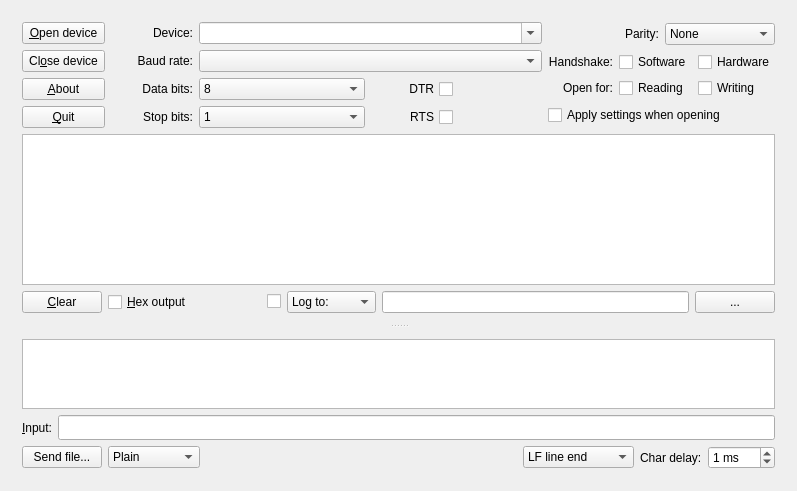
<?xml version="1.0" encoding="UTF-8"?>
<ui version="4.0">
 <class>mikroComDlg</class>
 <widget class="QWidget" name="mikroComDlg">
  <property name="geometry">
   <rect>
    <x>0</x>
    <y>0</y>
    <width>797</width>
    <height>491</height>
   </rect>
  </property>
  <property name="windowTitle">
   <string>mikroCom</string>
  </property>
  <property name="windowIcon">
   <iconset>
    <normaloff>mikro_50.png</normaloff>mikro_50.png</iconset>
  </property>
  <layout class="QVBoxLayout">
   <item>
    <widget class="QSplitter" name="splitter2">
     <property name="orientation">
      <enum>Qt::Vertical</enum>
     </property>
     <widget class="QFrame" name="frame3">
      <property name="sizePolicy">
       <sizepolicy hsizetype="Preferred" vsizetype="Preferred">
        <horstretch>0</horstretch>
        <verstretch>2</verstretch>
       </sizepolicy>
      </property>
      <property name="frameShape">
       <enum>QFrame::NoFrame</enum>
      </property>
      <property name="frameShadow">
       <enum>QFrame::Plain</enum>
      </property>
      <layout class="QVBoxLayout">
       <item>
        <layout class="QGridLayout" rowstretch="0,0,0,0" columnstretch="0,0,0,0,0,0,0">
         <item row="2" column="0">
          <widget class="QPushButton" name="m_aboutPb">
           <property name="text">
            <string>&amp;About</string>
           </property>
           <property name="shortcut">
            <string>Alt+A</string>
           </property>
          </widget>
         </item>
         <item row="0" column="0">
          <widget class="QPushButton" name="m_connectPb">
           <property name="toolTip">
            <string/>
           </property>
           <property name="text">
            <string>&amp;Open device</string>
           </property>
           <property name="shortcut">
            <string>Alt+O</string>
           </property>
          </widget>
         </item>
         <item row="2" column="1">
          <widget class="QLabel" name="textLabel3">
           <property name="text">
            <string>Data bits:</string>
           </property>
           <property name="alignment">
            <set>Qt::AlignRight|Qt::AlignTrailing|Qt::AlignVCenter</set>
           </property>
           <property name="wordWrap">
            <bool>false</bool>
           </property>
           <property name="buddy">
            <cstring>m_dataBitsCb</cstring>
           </property>
          </widget>
         </item>
         <item row="1" column="0">
          <widget class="QPushButton" name="m_closePb">
           <property name="text">
            <string>Cl&amp;ose device</string>
           </property>
           <property name="shortcut">
            <string>Alt+O</string>
           </property>
          </widget>
         </item>
         <item row="2" column="2" colspan="2">
          <widget class="QComboBox" name="m_dataBitsCb">
           <property name="currentIndex">
            <number>3</number>
           </property>
           <property name="frame">
            <bool>true</bool>
           </property>
           <item>
            <property name="text">
             <string>5</string>
            </property>
           </item>
           <item>
            <property name="text">
             <string>6</string>
            </property>
           </item>
           <item>
            <property name="text">
             <string>7</string>
            </property>
           </item>
           <item>
            <property name="text">
             <string>8</string>
            </property>
           </item>
          </widget>
         </item>
         <item row="1" column="1">
          <widget class="QLabel" name="textLabel2">
           <property name="text">
            <string>Baud rate:</string>
           </property>
           <property name="alignment">
            <set>Qt::AlignRight|Qt::AlignTrailing|Qt::AlignVCenter</set>
           </property>
           <property name="wordWrap">
            <bool>false</bool>
           </property>
           <property name="buddy">
            <cstring>m_baudCb</cstring>
           </property>
          </widget>
         </item>
         <item row="3" column="0">
          <widget class="QPushButton" name="m_quitPb">
           <property name="text">
            <string>&amp;Quit</string>
           </property>
           <property name="shortcut">
            <string>Alt+Q</string>
           </property>
          </widget>
         </item>
         <item row="0" column="6" rowspan="4">
          <layout class="QVBoxLayout">
           <item>
            <layout class="QHBoxLayout">
             <item>
              <widget class="QLabel" name="textLabel4">
               <property name="layoutDirection">
                <enum>Qt::LeftToRight</enum>
               </property>
               <property name="text">
                <string>Parity:</string>
               </property>
               <property name="alignment">
                <set>Qt::AlignRight|Qt::AlignTrailing|Qt::AlignVCenter</set>
               </property>
               <property name="wordWrap">
                <bool>false</bool>
               </property>
               <property name="buddy">
                <cstring>m_parityCb</cstring>
               </property>
              </widget>
             </item>
             <item>
              <widget class="QComboBox" name="m_parityCb">
               <item>
                <property name="text">
                 <string>None</string>
                </property>
               </item>
               <item>
                <property name="text">
                 <string>Odd</string>
                </property>
               </item>
               <item>
                <property name="text">
                 <string>Even</string>
                </property>
               </item>
               <item>
                <property name="text">
                 <string>Mark</string>
                </property>
               </item>
               <item>
                <property name="text">
                 <string>Space</string>
                </property>
               </item>
              </widget>
             </item>
            </layout>
           </item>
           <item>
            <layout class="QGridLayout">
             <item row="0" column="2">
              <widget class="QCheckBox" name="m_hardwareCb">
               <property name="toolTip">
                <string>Enable Hardware Handshake</string>
               </property>
               <property name="text">
                <string>Hardware</string>
               </property>
              </widget>
             </item>
             <item row="0" column="1">
              <widget class="QCheckBox" name="m_softwareCb">
               <property name="toolTip">
                <string>Enable Software Handshake (XON/XOFF)</string>
               </property>
               <property name="text">
                <string>Software</string>
               </property>
              </widget>
             </item>
             <item row="1" column="2">
              <widget class="QCheckBox" name="m_writeCb">
               <property name="toolTip">
                <string>Usually you want to use read and write</string>
               </property>
               <property name="text">
                <string>Writing</string>
               </property>
              </widget>
             </item>
             <item row="1" column="1">
              <widget class="QCheckBox" name="m_readCb">
               <property name="toolTip">
                <string>Usually you want to use read and write</string>
               </property>
               <property name="text">
                <string>Reading</string>
               </property>
              </widget>
             </item>
             <item row="1" column="0">
              <widget class="QLabel" name="textLabel1_3">
               <property name="text">
                <string>Open for:</string>
               </property>
               <property name="alignment">
                <set>Qt::AlignRight|Qt::AlignTrailing|Qt::AlignVCenter</set>
               </property>
               <property name="wordWrap">
                <bool>false</bool>
               </property>
               <property name="buddy">
                <cstring>m_readCb</cstring>
               </property>
              </widget>
             </item>
             <item row="0" column="0">
              <widget class="QLabel" name="textLabel2_2">
               <property name="text">
                <string>Handshake:</string>
               </property>
               <property name="alignment">
                <set>Qt::AlignRight|Qt::AlignTrailing|Qt::AlignVCenter</set>
               </property>
               <property name="wordWrap">
                <bool>false</bool>
               </property>
               <property name="buddy">
                <cstring>m_softwareCb</cstring>
               </property>
              </widget>
             </item>
            </layout>
           </item>
           <item>
            <widget class="QCheckBox" name="m_applyCb">
             <property name="text">
              <string>Apply settings when opening</string>
             </property>
            </widget>
           </item>
          </layout>
         </item>
         <item row="3" column="4">
          <widget class="QCheckBox" name="m_RTS">
           <property name="layoutDirection">
            <enum>Qt::RightToLeft</enum>
           </property>
           <property name="autoFillBackground">
            <bool>false</bool>
           </property>
           <property name="text">
            <string>RTS</string>
           </property>
          </widget>
         </item>
         <item row="3" column="1">
          <widget class="QLabel" name="textLabel5">
           <property name="text">
            <string>Stop bits:</string>
           </property>
           <property name="alignment">
            <set>Qt::AlignRight|Qt::AlignTrailing|Qt::AlignVCenter</set>
           </property>
           <property name="wordWrap">
            <bool>false</bool>
           </property>
           <property name="buddy">
            <cstring>m_stopCb</cstring>
           </property>
          </widget>
         </item>
         <item row="0" column="2" colspan="4">
          <widget class="QComboBox" name="m_deviceCb">
           <property name="editable">
            <bool>true</bool>
           </property>
          </widget>
         </item>
         <item row="1" column="2" colspan="4">
          <widget class="QComboBox" name="m_baudCb">
           <property name="currentIndex">
            <number>-1</number>
           </property>
          </widget>
         </item>
         <item row="0" column="1">
          <widget class="QLabel" name="textLabel1">
           <property name="text">
            <string>Device:</string>
           </property>
           <property name="alignment">
            <set>Qt::AlignRight|Qt::AlignTrailing|Qt::AlignVCenter</set>
           </property>
           <property name="wordWrap">
            <bool>false</bool>
           </property>
           <property name="buddy">
            <cstring>m_deviceCb</cstring>
           </property>
          </widget>
         </item>
         <item row="2" column="4">
          <widget class="QCheckBox" name="m_DTR">
           <property name="layoutDirection">
            <enum>Qt::RightToLeft</enum>
           </property>
           <property name="text">
            <string>DTR</string>
           </property>
          </widget>
         </item>
         <item row="3" column="2" colspan="2">
          <widget class="QComboBox" name="m_stopCb">
           <item>
            <property name="text">
             <string>1</string>
            </property>
           </item>
           <item>
            <property name="text">
             <string>2</string>
            </property>
           </item>
          </widget>
         </item>
        </layout>
       </item>
       <item>
        <widget class="QTextBrowser" name="m_outputView">
         <property name="font">
          <font>
           <family>Bitstream Vera Sans Mono</family>
           <pointsize>10</pointsize>
           <weight>50</weight>
           <bold>false</bold>
          </font>
         </property>
        </widget>
       </item>
       <item>
        <layout class="QHBoxLayout">
         <item>
          <widget class="QPushButton" name="m_clearOutputPb">
           <property name="toolTip">
            <string>Clear the output window</string>
           </property>
           <property name="text">
            <string>&amp;Clear</string>
           </property>
           <property name="shortcut">
            <string>Alt+C</string>
           </property>
          </widget>
         </item>
         <item>
          <widget class="QCheckBox" name="m_hexOutputCb">
           <property name="sizePolicy">
            <sizepolicy hsizetype="Minimum" vsizetype="Fixed">
             <horstretch>1</horstretch>
             <verstretch>0</verstretch>
            </sizepolicy>
           </property>
           <property name="toolTip">
            <string>Show the output in hexadecimal format</string>
           </property>
           <property name="text">
            <string>&amp;Hex output</string>
           </property>
           <property name="shortcut">
            <string>Alt+H</string>
           </property>
          </widget>
         </item>
         <item>
          <widget class="QCheckBox" name="m_enableLoggingCb">
           <property name="toolTip">
            <string>Enable logging the data to a file. Chose &quot;Append to&quot; to append instead overwrite to an existing file.</string>
           </property>
           <property name="text">
            <string/>
           </property>
          </widget>
         </item>
         <item>
          <widget class="QComboBox" name="m_logAppendCb">
           <property name="toolTip">
            <string>Enable logging the data to a file. Chose &quot;Append to&quot; to append instead overwrite to an existing file.</string>
           </property>
           <item>
            <property name="text">
             <string>Log to:</string>
            </property>
           </item>
           <item>
            <property name="text">
             <string>Append to:</string>
            </property>
           </item>
          </widget>
         </item>
         <item>
          <widget class="QLineEdit" name="m_logFileLe">
           <property name="sizePolicy">
            <sizepolicy hsizetype="Expanding" vsizetype="Fixed">
             <horstretch>2</horstretch>
             <verstretch>0</verstretch>
            </sizepolicy>
           </property>
           <property name="toolTip">
            <string>The logfile</string>
           </property>
          </widget>
         </item>
         <item>
          <widget class="QPushButton" name="m_logFileFileDialog">
           <property name="toolTip">
            <string>Open file dialog</string>
           </property>
           <property name="text">
            <string>...</string>
           </property>
          </widget>
         </item>
        </layout>
       </item>
      </layout>
     </widget>
     <widget class="QFrame" name="frame4">
      <property name="sizePolicy">
       <sizepolicy hsizetype="Preferred" vsizetype="Preferred">
        <horstretch>0</horstretch>
        <verstretch>1</verstretch>
       </sizepolicy>
      </property>
      <property name="frameShape">
       <enum>QFrame::NoFrame</enum>
      </property>
      <property name="frameShadow">
       <enum>QFrame::Plain</enum>
      </property>
      <layout class="QVBoxLayout">
       <item>
        <widget class="QListWidget" name="m_oldCmdsLb">
         <property name="font">
          <font>
           <family>Bitstream Vera Sans Mono</family>
           <pointsize>10</pointsize>
           <weight>50</weight>
           <bold>false</bold>
          </font>
         </property>
        </widget>
       </item>
       <item>
        <layout class="QHBoxLayout">
         <item>
          <widget class="QLabel" name="textLabel1_2">
           <property name="text">
            <string>&amp;Input:</string>
           </property>
           <property name="alignment">
            <set>Qt::AlignRight|Qt::AlignTrailing|Qt::AlignVCenter</set>
           </property>
           <property name="wordWrap">
            <bool>false</bool>
           </property>
           <property name="buddy">
            <cstring>m_cmdLe</cstring>
           </property>
          </widget>
         </item>
         <item>
          <widget class="QLineEdit" name="m_cmdLe">
           <property name="font">
            <font>
             <family>Bitstream Vera Sans Mono</family>
             <pointsize>10</pointsize>
             <weight>50</weight>
             <bold>false</bold>
            </font>
           </property>
           <property name="toolTip">
            <string>Enter commands here, Ctrl+C, Ctrl+S, Ctrl+Q also work</string>
           </property>
          </widget>
         </item>
        </layout>
       </item>
       <item>
        <layout class="QHBoxLayout">
         <item>
          <widget class="QPushButton" name="m_sendPb">
           <property name="toolTip">
            <string>Select a file to be sent using the specified protocol</string>
           </property>
           <property name="text">
            <string>Send file...</string>
           </property>
           <property name="autoDefault">
            <bool>false</bool>
           </property>
          </widget>
         </item>
         <item>
          <widget class="QComboBox" name="m_protoPb">
           <property name="toolTip">
            <string>Select the transfer protocol</string>
           </property>
           <item>
            <property name="text">
             <string>Plain</string>
            </property>
           </item>
           <item>
            <property name="text">
             <string>XModem</string>
            </property>
           </item>
           <item>
            <property name="text">
             <string>ZModem</string>
            </property>
           </item>
           <item>
            <property name="text">
             <string>YModem</string>
            </property>
           </item>
           <item>
            <property name="text">
             <string>1kXModem</string>
            </property>
           </item>
           <item>
            <property name="text">
             <string>Script</string>
            </property>
           </item>
          </widget>
         </item>
         <item>
          <spacer>
           <property name="orientation">
            <enum>Qt::Horizontal</enum>
           </property>
           <property name="sizeType">
            <enum>QSizePolicy::Expanding</enum>
           </property>
           <property name="sizeHint" stdset="0">
            <size>
             <width>40</width>
             <height>20</height>
            </size>
           </property>
          </spacer>
         </item>
         <item>
          <widget class="QComboBox" name="m_inputModeCb">
           <property name="toolTip">
            <string>Select the line end termination</string>
           </property>
           <item>
            <property name="text">
             <string>LF line end</string>
            </property>
           </item>
           <item>
            <property name="text">
             <string>CR line end</string>
            </property>
           </item>
           <item>
            <property name="text">
             <string>CR,LF line end</string>
            </property>
           </item>
           <item>
            <property name="text">
             <string>No line end</string>
            </property>
           </item>
           <item>
            <property name="text">
             <string>Hex input</string>
            </property>
           </item>
          </widget>
         </item>
         <item>
          <widget class="QLabel" name="textLabel1_4">
           <property name="text">
            <string>Char delay:</string>
           </property>
           <property name="wordWrap">
            <bool>false</bool>
           </property>
           <property name="buddy">
            <cstring>m_charDelaySb</cstring>
           </property>
          </widget>
         </item>
         <item>
          <widget class="QSpinBox" name="m_charDelaySb">
           <property name="toolTip">
            <string>Delay between single characters</string>
           </property>
           <property name="suffix">
            <string> ms</string>
           </property>
           <property name="maximum">
            <number>250</number>
           </property>
           <property name="value">
            <number>1</number>
           </property>
          </widget>
         </item>
        </layout>
       </item>
      </layout>
     </widget>
    </widget>
   </item>
  </layout>
 </widget>
 <layoutdefault spacing="6" margin="11"/>
 <pixmapfunction>qPixmapFromMimeSource</pixmapfunction>
 <tabstops>
  <tabstop>m_connectPb</tabstop>
  <tabstop>m_closePb</tabstop>
  <tabstop>m_aboutPb</tabstop>
  <tabstop>m_quitPb</tabstop>
  <tabstop>m_deviceCb</tabstop>
  <tabstop>m_baudCb</tabstop>
  <tabstop>m_dataBitsCb</tabstop>
  <tabstop>m_stopCb</tabstop>
  <tabstop>m_DTR</tabstop>
  <tabstop>m_RTS</tabstop>
  <tabstop>m_parityCb</tabstop>
  <tabstop>m_softwareCb</tabstop>
  <tabstop>m_hardwareCb</tabstop>
  <tabstop>m_readCb</tabstop>
  <tabstop>m_writeCb</tabstop>
  <tabstop>m_applyCb</tabstop>
  <tabstop>m_outputView</tabstop>
  <tabstop>m_clearOutputPb</tabstop>
  <tabstop>m_hexOutputCb</tabstop>
  <tabstop>m_enableLoggingCb</tabstop>
  <tabstop>m_logAppendCb</tabstop>
  <tabstop>m_logFileLe</tabstop>
  <tabstop>m_logFileFileDialog</tabstop>
  <tabstop>m_oldCmdsLb</tabstop>
  <tabstop>m_cmdLe</tabstop>
  <tabstop>m_sendPb</tabstop>
  <tabstop>m_protoPb</tabstop>
  <tabstop>m_inputModeCb</tabstop>
  <tabstop>m_charDelaySb</tabstop>
 </tabstops>
 <resources/>
 <connections/>
</ui>
